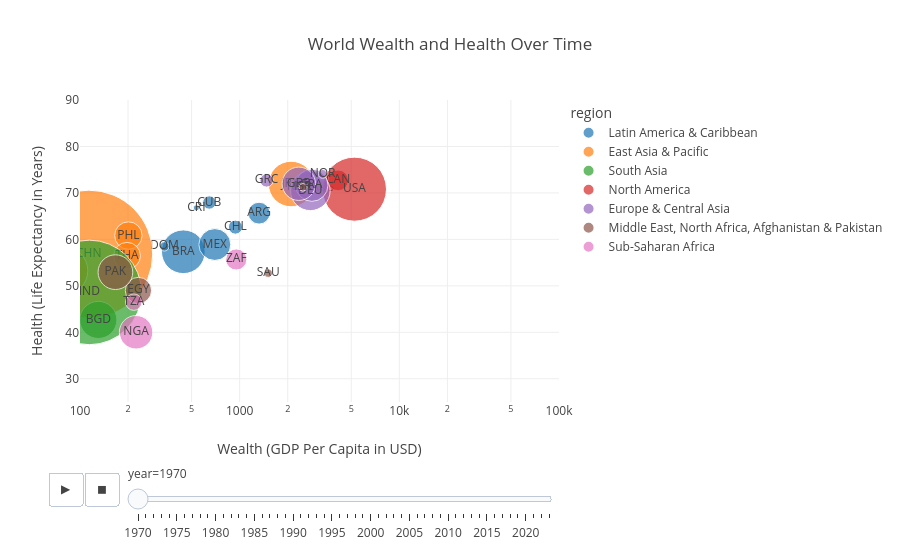

The notebook cell this image was saved under:
### Markdown cell above
Finally we chart the results to show the snail trail of each country over time on a two dimensional scatter chart.

### Code cell
fig = px.scatter(
    world_wealth_and_health,
    x="gdp_usd_per_capita",
    y="life_expectancy",
    animation_frame="year",
    animation_group="country_name",
    size="population_in_millions",
    color="region",
    text="country_code",
    hover_name="country_name",
    log_x=True,
    size_max=120,
    range_x=[100, 100000],
    range_y=[25, 90],
    title="World Wealth and Health Over Time",
    labels={
        "gdp_usd_per_capita": "Wealth (GDP Per Capita in USD)",
        "life_expectancy": "Health (Life Expectancy in Years)"
    }
)
fig.show()

### Figure 1 — Plotly figure (JSON) as saved in the notebook; plotly's stock layout.template omitted (floating-point values rounded to 4 significant figures)
{"data": [{"hovertemplate": "<b>%{hovertext}</b><br><br>region=Latin America & Caribbean <br>year=1970<br>Wealth (GDP Per Capita in USD)=%{x}<br>Health (Life Expectancy in Years)=%{y}<br>population_in_millions=%{marker.size}<br>country_code=%{text}<extra></extra>", "hovertext": ["Argentina", "Brazil", "Chile", "Costa Rica", "Cuba", "Dominican Republic", "Mexico"], "ids": ["Argentina", "Brazil", "Chile", "Costa Rica", "Cuba", "Dominican Republic", "Mexico"], "legendgroup": "Latin America & Caribbean ", "marker": {"color": "#1F77B4", "size": [23.88, 95.38, 9.85, 1.84, 8.82, 4.4, 50.81], "sizemode": "area", "sizeref": 0.09987, "symbol": "circle"}, "mode": "markers+text", "name": "Latin America & Caribbean ", "orientation": "v", "showlegend": true, "text": ["ARG", "BRA", "CHL", "CRI", "CUB", "DOM", "MEX"], "type": "scatter", "x": [1323.0, 443.8, 940.6, 535.5, 645.1, 337.7, 699.0], "xaxis": "x", "y": [65.65, 57.34, 62.63, 66.79, 67.94, 58.49, 58.89], "yaxis": "y"}, {"hovertemplate": "<b>%{hovertext}</b><br><br>region=East Asia & Pacific<br>year=1970<br>Wealth (GDP Per Capita in USD)=%{x}<br>Health (Life Expectancy in Years)=%{y}<br>population_in_millions=%{marker.size}<br>country_code=%{text}<extra></extra>", "hovertext": ["Australia", "China", "Indonesia", "Japan", "New Zealand", "Philippines", "Thailand"], "ids": ["Australia", "China", "Indonesia", "Japan", "New Zealand", "Philippines", "Thailand"], "legendgroup": "East Asia & Pacific", "marker": {"color": "#FF7F0E", "size": [12.51, 818.3, 115.7, 103.4, 2.81, 37.62, 35.95], "sizemode": "area", "sizeref": 0.09987, "symbol": "circle"}, "mode": "markers+text", "name": "East Asia & Pacific", "orientation": "v", "showlegend": true, "text": ["AUS", "CHN", "IDN", "JPN", "NZL", "PHL", "THA"], "type": "scatter", "x": [3310.0, 113.3, 79.12, 2101.0, 2311.0, 200.9, 197.1], "xaxis": "x", "y": [71.02, 56.82, 53.25, 71.92, 71.27, 60.83, 56.47], "yaxis": "y"}, {"hovertemplate": "<b>%{hovertext}</b><br><br>region=South Asia<br>year=1970<br>Wealth (GDP Per Capita in USD)=%{x}<br>Health (Life Expectancy in Years)=%{y}<br>population_in_millions=%{marker.size}<br>country_code=%{text}<extra></extra>", "hovertext": ["Bangladesh", "India"], "ids": ["Bangladesh", "India"], "legendgroup": "South Asia", "marker": {"color": "#2CA02C", "size": [69.06, 545.9], "sizemode": "area", "sizeref": 0.09987, "symbol": "circle"}, "mode": "markers+text", "name": "South Asia", "orientation": "v", "showlegend": true, "text": ["BGD", "IND"], "type": "scatter", "x": [130.2, 114.4], "xaxis": "x", "y": [42.67, 48.59], "yaxis": "y"}, {"hovertemplate": "<b>%{hovertext}</b><br><br>region=North America<br>year=1970<br>Wealth (GDP Per Capita in USD)=%{x}<br>Health (Life Expectancy in Years)=%{y}<br>population_in_millions=%{marker.size}<br>country_code=%{text}<extra></extra>", "hovertext": ["Canada", "United States"], "ids": ["Canada", "United States"], "legendgroup": "North America", "marker": {"color": "#D62728", "size": [21.32, 205.1], "sizemode": "area", "sizeref": 0.09987, "symbol": "circle"}, "mode": "markers+text", "name": "North America", "orientation": "v", "showlegend": true, "text": ["CAN", "USA"], "type": "scatter", "x": [4136.0, 5234.0], "xaxis": "x", "y": [72.7, 70.81], "yaxis": "y"}, {"hovertemplate": "<b>%{hovertext}</b><br><br>region=Europe & Central Asia<br>year=1970<br>Wealth (GDP Per Capita in USD)=%{x}<br>Health (Life Expectancy in Years)=%{y}<br>population_in_millions=%{marker.size}<br>country_code=%{text}<extra></extra>", "hovertext": ["Germany", "France", "United Kingdom", "Greece", "Norway"], "ids": ["Germany", "France", "United Kingdom", "Greece", "Norway"], "legendgroup": "Europe & Central Asia", "marker": {"color": "#9467BD", "size": [78.17, 52.01, 55.66, 8.79, 3.88], "sizemode": "area", "sizeref": 0.09987, "symbol": "circle"}, "mode": "markers+text", "name": "Europe & Central Asia", "orientation": "v", "showlegend": true, "text": ["DEU", "FRA", "GBR", "GRC", "NOR"], "type": "scatter", "x": [2771.0, 2833.0, 2348.0, 1474.0, 3306.0], "xaxis": "x", "y": [70.45, 71.66, 71.97, 72.68, 74.09], "yaxis": "y"}, {"hovertemplate": "<b>%{hovertext}</b><br><br>region=Middle East, North Africa, Afghanistan & Pakistan<br>year=1970<br>Wealth (GDP Per Capita in USD)=%{x}<br>Health (Life Expectancy in Years)=%{y}<br>population_in_millions=%{marker.size}<br>country_code=%{text}<extra></extra>", "hovertext": ["Egypt, Arab Rep.", "Israel", "Pakistan", "Saudi Arabia"], "ids": ["Egypt, Arab Rep.", "Israel", "Pakistan", "Saudi Arabia"], "legendgroup": "Middle East, North Africa, Afghanistan & Pakistan", "marker": {"color": "#8C564B", "size": [34.62, 2.97, 60.17, 3.56], "sizemode": "area", "sizeref": 0.09987, "symbol": "circle"}, "mode": "markers+text", "name": "Middle East, North Africa, Afghanistan & Pakistan", "orientation": "v", "showlegend": true, "text": ["EGY", "ISR", "PAK", "SAU"], "type": "scatter", "x": [232.3, 2490.0, 166.7, 1509.0], "xaxis": "x", "y": [49.0, 71.21, 52.94, 52.73], "yaxis": "y"}, {"hovertemplate": "<b>%{hovertext}</b><br><br>region=Sub-Saharan Africa <br>year=1970<br>Wealth (GDP Per Capita in USD)=%{x}<br>Health (Life Expectancy in Years)=%{y}<br>population_in_millions=%{marker.size}<br>country_code=%{text}<extra></extra>", "hovertext": ["Nigeria", "Tanzania", "South Africa"], "ids": ["Nigeria", "Tanzania", "South Africa"], "legendgroup": "Sub-Saharan Africa ", "marker": {"color": "#E377C2", "size": [55.89, 13.49, 22.28], "sizemode": "area", "sizeref": 0.09987, "symbol": "circle"}, "mode": "markers+text", "name": "Sub-Saharan Africa ", "orientation": "v", "showlegend": true, "text": ["NGA", "TZA", "ZAF"], "type": "scatter", "x": [224.5, 217.2, 952.4], "xaxis": "x", "y": [40.01, 46.49, 55.68], "yaxis": "y"}], "layout": {"legend": {"itemsizing": "constant", "title": {"text": "region"}, "tracegroupgap": 0}, "sliders": [{"active": 0, "currentvalue": {"prefix": "year="}, "len": 0.9, "pad": {"b": 10, "t": 60}, "steps": [{"args": [["1970"], {"frame": {"duration": 0, "redraw": false}, "fromcurrent": true, "mode": "immediate", "transition": {"duration": 0, "easing": "linear"}}], "label": "1970", "method": "animate"}, {"args": [["1971"], {"frame": {"duration": 0, "redraw": false}, "fromcurrent": true, "mode": "immediate", "transition": {"duration": 0, "easing": "linear"}}], "label": "1971", "method": "animate"}, {"args": [["1972"], {"frame": {"duration": 0, "redraw": false}, "fromcurrent": true, "mode": "immediate", "transition": {"duration": 0, "easing": "linear"}}], "label": "1972", "method": "animate"}, {"args": [["1973"], {"frame": {"duration": 0, "redraw": false}, "fromcurrent": true, "mode": "immediate", "transition": {"duration": 0, "easing": "linear"}}], "label": "1973", "method": "animate"}, {"args": [["1974"], {"frame": {"duration": 0, "redraw": false}, "fromcurrent": true, "mode": "immediate", "transition": {"duration": 0, "easing": "linear"}}], "label": "1974", "method": "animate"}, {"args": [["1975"], {"frame": {"duration": 0, "redraw": false}, "fromcurrent": true, "mode": "immediate", "transition": {"duration": 0, "easing": "linear"}}], "label": "1975", "method": "animate"}, {"args": [["1976"], {"frame": {"duration": 0, "redraw": false}, "fromcurrent": true, "mode": "immediate", "transition": {"duration": 0, "easing": "linear"}}], "label": "1976", "method": "animate"}, {"args": [["1977"], {"frame": {"duration": 0, "redraw": false}, "fromcurrent": true, "mode": "immediate", "transition": {"duration": 0, "easing": "linear"}}], "label": "1977", "method": "animate"}, {"args": [["1978"], {"frame": {"duration": 0, "redraw": false}, "fromcurrent": true, "mode": "immediate", "transition": {"duration": 0, "easing": "linear"}}], "label": "1978", "method": "animate"}, {"args": [["1979"], {"frame": {"duration": 0, "redraw": false}, "fromcurrent": true, "mode": "immediate", "transition": {"duration": 0, "easing": "linear"}}], "label": "1979", "method": "animate"}, {"args": [["1980"], {"frame": {"duration": 0, "redraw": false}, "fromcurrent": true, "mode": "immediate", "transition": {"duration": 0, "easing": "linear"}}], "label": "1980", "method": "animate"}, {"args": [["1981"], {"frame": {"duration": 0, "redraw": false}, "fromcurrent": true, "mode": "immediate", "transition": {"duration": 0, "easing": "linear"}}], "label": "1981", "method": "animate"}, {"args": [["1982"], {"frame": {"duration": 0, "redraw": false}, "fromcurrent": true, "mode": "immediate", "transition": {"duration": 0, "easing": "linear"}}], "label": "1982", "method": "animate"}, {"args": [["1983"], {"frame": {"duration": 0, "redraw": false}, "fromcurrent": true, "mode": "immediate", "transition": {"duration": 0, "easing": "linear"}}], "label": "1983", "method": "animate"}, {"args": [["1984"], {"frame": {"duration": 0, "redraw": false}, "fromcurrent": true, "mode": "immediate", "transition": {"duration": 0, "easing": "linear"}}], "label": "1984", "method": "animate"}, {"args": [["1985"], {"frame": {"duration": 0, "redraw": false}, "fromcurrent": true, "mode": "immediate", "transition": {"duration": 0, "easing": "linear"}}], "label": "1985", "method": "animate"}, {"args": [["1986"], {"frame": {"duration": 0, "redraw": false}, "fromcurrent": true, "mode": "immediate", "transition": {"duration": 0, "easing": "linear"}}], "label": "1986", "method": "animate"}, {"args": [["1987"], {"frame": {"duration": 0, "redraw": false}, "fromcurrent": true, "mode": "immediate", "transition": {"duration": 0, "easing": "linear"}}], "label": "1987", "method": "animate"}, {"args": [["1988"], {"frame": {"duration": 0, "redraw": false}, "fromcurrent": true, "mode": "immediate", "transition": {"duration": 0, "easing": "linear"}}], "label": "1988", "method": "animate"}, {"args": [["1989"], {"frame": {"duration": 0, "redraw": false}, "fromcurrent": true, "mode": "immediate", "transition": {"duration": 0, "easing": "linear"}}], "label": "1989", "method": "animate"}, {"args": [["1990"], {"frame": {"duration": 0, "redraw": false}, "fromcurrent": true, "mode": "immediate", "transition": {"duration": 0, "easing": "linear"}}], "label": "1990", "method": "animate"}, {"args": [["1991"], {"frame": {"duration": 0, "redraw": false}, "fromcurrent": true, "mode": "immediate", "transition": {"duration": 0, "easing": "linear"}}], "label": "1991", "method": "animate"}, {"args": [["1992"], {"frame": {"duration": 0, "redraw": false}, "fromcurrent": true, "mode": "immediate", "transition": {"duration": 0, "easing": "linear"}}], "label": "1992", "method": "animate"}, {"args": [["1993"], {"frame": {"duration": 0, "redraw": false}, "fromcurrent": true, "mode": "immediate", "transition": {"duration": 0, "easing": "linear"}}], "label": "1993", "method": "animate"}, {"args": [["1994"], {"frame": {"duration": 0, "redraw": false}, "fromcurrent": true, "mode": "immediate", "transition": {"duration": 0, "easing": "linear"}}], "label": "1994", "method": "animate"}, {"args": [["1995"], {"frame": {"duration": 0, "redraw": false}, "fromcurrent": true, "mode": "immediate", "transition": {"duration": 0, "easing": "linear"}}], "label": "1995", "method": "animate"}, {"args": [["1996"], {"frame": {"duration": 0, "redraw": false}, "fromcurrent": true, "mode": "immediate", "transition": {"duration": 0, "easing": "linear"}}], "label": "1996", "method": "animate"}, {"args": [["1997"], {"frame": {"duration": 0, "redraw": false}, "fromcurrent": true, "mode": "immediate", "transition": {"duration": 0, "easing": "linear"}}], "label": "1997", "method": "animate"}, {"args": [["1998"], {"frame": {"duration": 0, "redraw": false}, "fromcurrent": true, "mode": "immediate", "transition": {"duration": 0, "easing": "linear"}}], "label": "1998", "method": "animate"}, {"args": [["1999"], {"frame": {"duration": 0, "redraw": false}, "fromcurrent": true, "mode": "immediate", "transition": {"duration": 0, "easing": "linear"}}], "label": "1999", "method": "animate"}, {"args": [["2000"], {"frame": {"duration": 0, "redraw": false}, "fromcurrent": true, "mode": "immediate", "transition": {"duration": 0, "easing": "linear"}}], "label": "2000", "method": "animate"}, {"args": [["2001"], {"frame": {"duration": 0, "redraw": false}, "fromcurrent": true, "mode": "immediate", "transition": {"duration": 0, "easing": "linear"}}], "label": "2001", "method": "animate"}, {"args": [["2002"], {"frame": {"duration": 0, "redraw": false}, "fromcurrent": true, "mode": "immediate", "transition": {"duration": 0, "easing": "linear"}}], "label": "2002", "method": "animate"}, {"args": [["2003"], {"frame": {"duration": 0, "redraw": false}, "fromcurrent": true, "mode": "immediate", "transition": {"duration": 0, "easing": "linear"}}], "label": "2003", "method": "animate"}, {"args": [["2004"], {"frame": {"duration": 0, "redraw": false}, "fromcurrent": true, "mode": "immediate", "transition": {"duration": 0, "easing": "linear"}}], "label": "2004", "method": "animate"}, {"args": [["2005"], {"frame": {"duration": 0, "redraw": false}, "fromcurrent": true, "mode": "immediate", "transition": {"duration": 0, "easing": "linear"}}], "label": "2005", "method": "animate"}, {"args": [["2006"], {"frame": {"duration": 0, "redraw": false}, "fromcurrent": true, "mode": "immediate", "transition": {"duration": 0, "easing": "linear"}}], "label": "2006", "method": "animate"}, {"args": [["2007"], {"frame": {"duration": 0, "redraw": false}, "fromcurrent": true, "mode": "immediate", "transition": {"duration": 0, "easing": "linear"}}], "label": "2007", "method": "animate"}, {"args": [["2008"], {"frame": {"duration": 0, "redraw": false}, "fromcurrent": true, "mode": "immediate", "transition": {"duration": 0, "easing": "linear"}}], "label": "2008", "method": "animate"}, {"args": [["2009"], {"frame": {"duration": 0, "redraw": false}, "fromcurrent": true, "mode": "immediate", "transition": {"duration": 0, "easing": "linear"}}], "label": "2009", "method": "animate"}, {"args": [["2010"], {"frame": {"duration": 0, "redraw": false}, "fromcurrent": true, "mode": "immediate", "transition": {"duration": 0, "easing": "linear"}}], "label": "2010", "method": "animate"}, {"args": [["2011"], {"frame": {"duration": 0, "redraw": false}, "fromcurrent": true, "mode": "immediate", "transition": {"duration": 0, "easing": "linear"}}], "label": "2011", "method": "animate"}, {"args": [["2012"], {"frame": {"duration": 0, "redraw": false}, "fromcurrent": true, "mode": "immediate", "transition": {"duration": 0, "easing": "linear"}}], "label": "2012", "method": "animate"}, {"args": [["2013"], {"frame": {"duration": 0, "redraw": false}, "fromcurrent": true, "mode": "immediate", "transition": {"duration": 0, "easing": "linear"}}], "label": "2013", "method": "animate"}, {"args": [["2014"], {"frame": {"duration": 0, "redraw": false}, "fromcurrent": true, "mode": "immediate", "transition": {"duration": 0, "easing": "linear"}}], "label": "2014", "method": "animate"}, {"args": [["2015"], {"frame": {"duration": 0, "redraw": false}, "fromcurrent": true, "mode": "immediate", "transition": {"duration": 0, "easing": "linear"}}], "label": "2015", "method": "animate"}, {"args": [["2016"], {"frame": {"duration": 0, "redraw": false}, "fromcurrent": true, "mode": "immediate", "transition": {"duration": 0, "easing": "linear"}}], "label": "2016", "method": "animate"}, {"args": [["2017"], {"frame": {"duration": 0, "redraw": false}, "fromcurrent": true, "mode": "immediate", "transition": {"duration": 0, "easing": "linear"}}], "label": "2017", "method": "animate"}, {"args": [["2018"], {"frame": {"duration": 0, "redraw": false}, "fromcurrent": true, "mode": "immediate", "transition": {"duration": 0, "easing": "linear"}}], "label": "2018", "method": "animate"}, {"args": [["2019"], {"frame": {"duration": 0, "redraw": false}, "fromcurrent": true, "mode": "immediate", "transition": {"duration": 0, "easing": "linear"}}], "label": "2019", "method": "animate"}, {"args": [["2020"], {"frame": {"duration": 0, "redraw": false}, "fromcurrent": true, "mode": "immediate", "transition": {"duration": 0, "easing": "linear"}}], "label": "2020", "method": "animate"}, {"args": [["2021"], {"frame": {"duration": 0, "redraw": false}, "fromcurrent": true, "mode": "immediate", "transition": {"duration": 0, "easing": "linear"}}], "label": "2021", "method": "animate"}, {"args": [["2022"], {"frame": {"duration": 0, "redraw": false}, "fromcurrent": true, "mode": "immediate", "transition": {"duration": 0, "easing": "linear"}}], "label": "2022", "method": "animate"}, {"args": [["2023"], {"frame": {"duration": 0, "redraw": false}, "fromcurrent": true, "mode": "immediate", "transition": {"duration": 0, "easing": "linear"}}], "label": "2023", "method": "animate"}], "x": 0.1, "xanchor": "left", "y": 0, "yanchor": "top"}], "title": {"text": "World Wealth and Health Over Time"}, "updatemenus": [{"buttons": [{"args": [null, {"frame": {"duration": 500, "redraw": false}, "fromcurrent": true, "mode": "immediate", "transition": {"duration": 500, "easing": "linear"}}], "label": "&#9654;", "method": "animate"}, {"args": [[null], {"frame": {"duration": 0, "redraw": false}, "fromcurrent": true, "mode": "immediate", "transition": {"duration": 0, "easing": "linear"}}], "label": "&#9724;", "method": "animate"}], "direction": "left", "pad": {"r": 10, "t": 70}, "showactive": false, "type": "buttons", "x": 0.1, "xanchor": "right", "y": 0, "yanchor": "top"}], "xaxis": {"anchor": "y", "domain": [0, 1], "range": [2, 5], "title": {"text": "Wealth (GDP Per Capita in USD)"}, "type": "log"}, "yaxis": {"anchor": "x", "domain": [0, 1], "range": [25, 90], "title": {"text": "Health (Life Expectancy in Years)"}}}}
